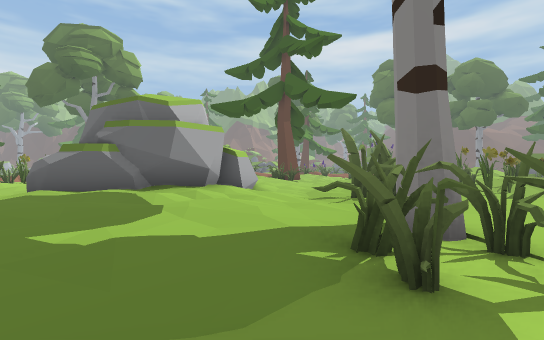
View 1 (above)

12 first-person views from a walk through a scene from a Unity 3-D project. The camera is 1.2 m above the floor, looks level and sees 85° across. The floor is counted in squares, 2 m on a side. Each view is taken from the middle of a square. On the plan, view 1 faces up. The plan holds only what a view shows up to about 9 squares ahead; the rest is blank. The place goes on beyond the plan. The player is left out. Some animated figures are left out.

View 2
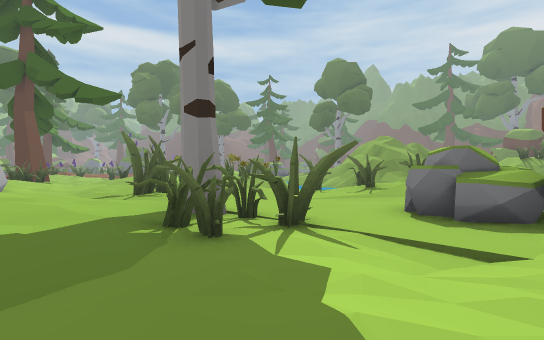

View 3
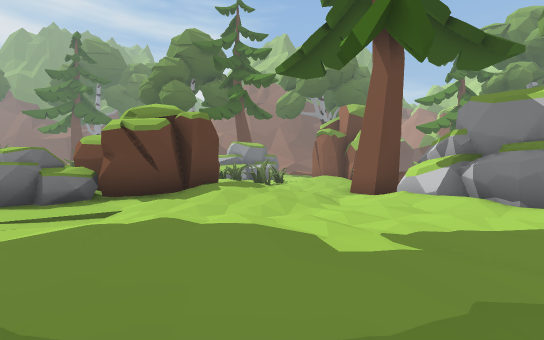

View 4
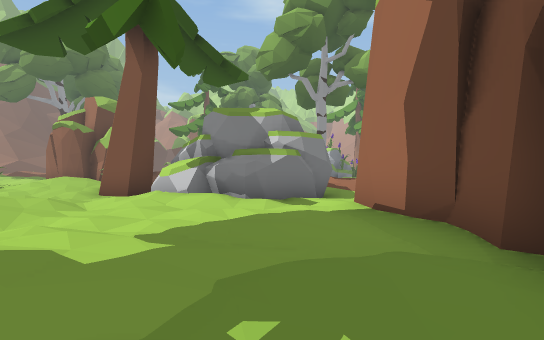

View 5
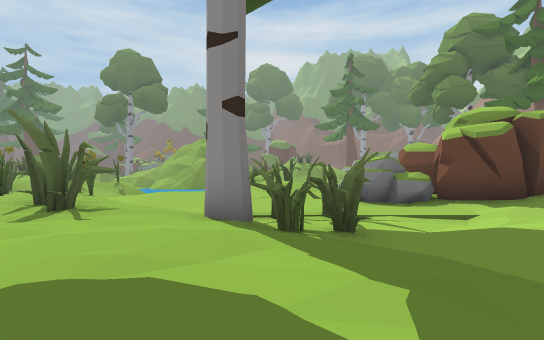

View 6
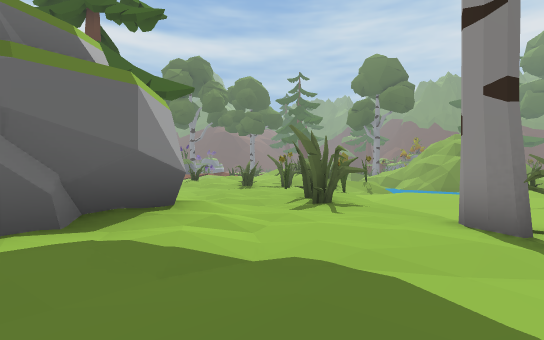

View 7
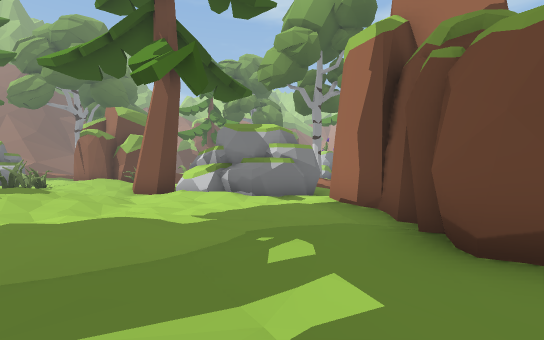

View 8
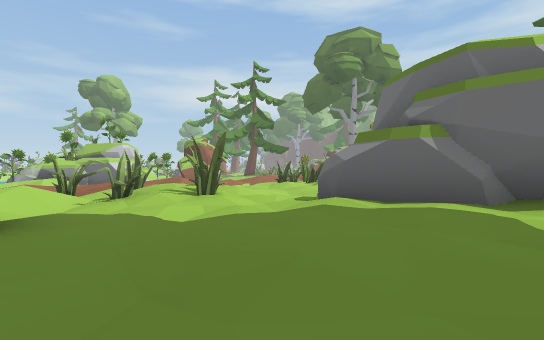

View 9
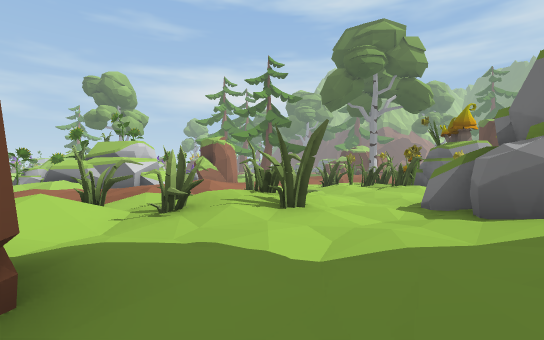

View 10
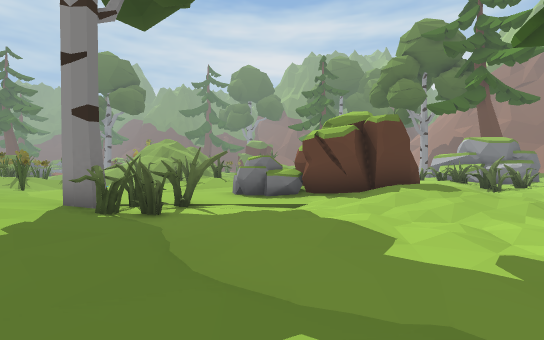

View 11
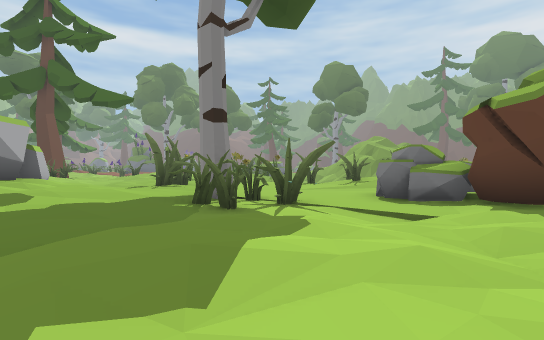

View 12
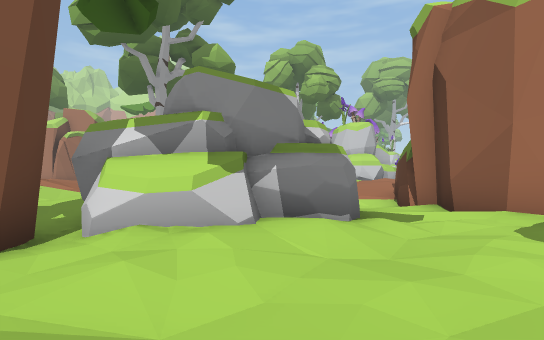

### Floor plan
Key: @ floor where view 1 was taken; # wall or solid block; . main floor; : floor 0.25 m higher than the main floor; - floor 0.25 m lower than the main floor; + floor 0.5 m higher than the main floor; _ floor 0.5 m lower than the main floor; / step, stairs or slope; R rock; O other object.
Columns run from 13 left of view 1 to 6 right of it. Each row starts with its distance up from view 1.
 10     :OO      .-.: O
  9     :::.    #--....O
  8    O:.:.#   #.-.O..-
  7       ..#  ##:-OO--
  6      OO:####+..O.-..
  5   /.OOOO:+++::.---..
  4 ../-OO::.:::::.#---.
  3 :- OO/........OO---.
  2     +. #..-..-OO----
  1        ##.-----_-RR
  0         #....@-_-RRO
 -1         #--...---###
 -2         #------.##
 -3         #.----.:##
 -4         #.----.::#
 -5        ##.....--
 -6      ###_####.----
 -7      ..-_#  ###-..-
 -8              ##.:+.
 -9              -
-10              .
-11             ..
-12             .:

Where each view was taken, in squares from view 1:
view 1: 0 up, 0 right, facing up
view 2: 1 down, 1 left, facing up-right
view 3: 1 up, 3 left, facing down-right
view 4: 1 up, 3 left, facing down
view 5: 3 up, 3 left, facing right
view 6: 3 up, 3 left, facing up-right
view 7: 3 up, 3 left, facing down
view 8: 2 up, 2 left, facing up-left
view 9: 2 up, 4 left, facing up-left
view 10: 0 up, 4 left, facing right
view 11: 2 down, 2 left, facing up-right
view 12: 3 down, 1 right, facing down-left
